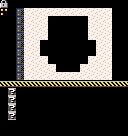

This game map was drawn from its Tiled (.tmx) file and the tilesets committed beside it. A one-line description and the full map source follow:
An orthogonal 16x17 tile map with 8x8 px tiles, 1 tile layer (Tile Layer 1), 2 tilesets.

<map version="1.4" tiledversion="1.4.3" orientation="orthogonal" renderorder="right-down" width="16" height="17" tilewidth="8" tileheight="8" infinite="0" nextlayerid="2" nextobjectid="1">
 <tileset firstgid="1" source="democart.tsx" />
 <tileset firstgid="257" source="tbj2_startcart2spr.tsx" />
 <layer id="1" name="Tile Layer 1" width="16" height="17">
  <data encoding="csv">
139,0,0,0,0,0,0,0,0,0,0,0,0,0,0,0,
156,0,92,14,14,14,14,14,14,14,14,14,14,14,0,0,
0,0,92,14,14,14,332,332,332,332,332,14,14,14,0,0,
0,0,92,14,14,14,332,332,332,332,332,14,14,14,0,0,
0,0,92,14,14,14,332,332,332,332,332,14,14,14,0,0,
0,0,92,14,14,332,332,332,332,332,332,332,14,14,0,0,
0,0,92,14,14,332,332,332,332,332,332,332,14,14,0,0,
0,0,92,14,14,14,332,332,332,332,332,14,14,14,0,0,
0,0,92,14,14,14,14,332,332,332,14,14,14,14,0,0,
0,0,92,14,14,14,14,14,14,14,14,14,14,14,0,0,
2684354649,2684354649,2684354649,2684354649,2684354649,2684354649,2684354649,2684354649,2684354649,2684354649,2684354649,2684354649,2684354649,2684354649,2684354649,2684354649,
0,224,0,0,0,0,0,0,0,0,0,0,0,0,0,0,
0,224,0,0,0,0,0,0,0,0,0,0,0,0,0,0,
0,224,0,0,0,0,0,0,0,0,0,0,0,0,0,0,
0,224,0,0,0,0,0,0,0,0,0,0,0,0,0,0,
0,0,0,0,0,0,0,0,0,0,0,0,0,0,0,0,
0,0,0,0,0,0,0,0,0,0,0,0,0,0,0,0
</data>
 </layer>
</map>
